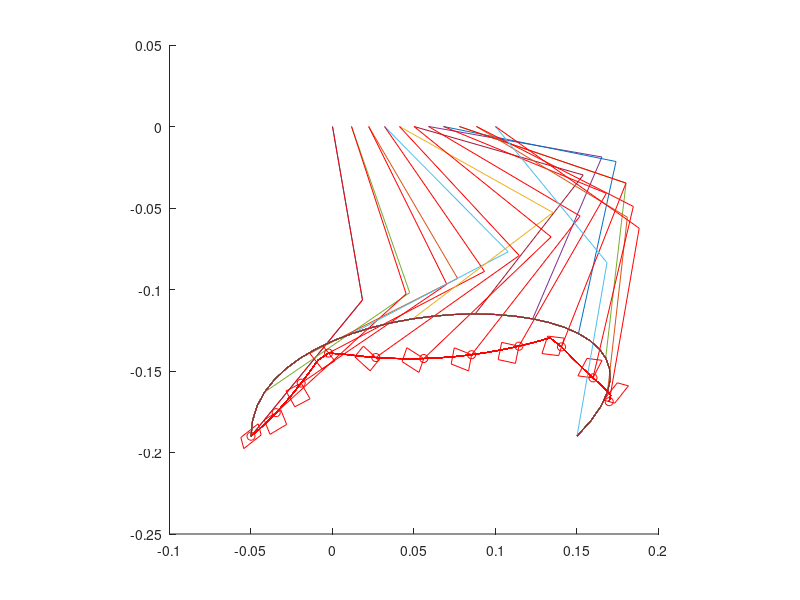

Here is the MATLAB script that generated this plot:
clear;
clf;

%parameter
height = 0.19 % (m)
stroke = 0.20 % (m)
motor_velocity = 4.81 % (rad/s) 46rpm
l1 = 0.108 % (m) length of link
l2 = 0.108
ratio = 0.05; % display
P = [0, 0; 0, 0.1; 0.3, 0.1; stroke, 0.0];
period = 0.30 % (s)
cog = 0.3 % (m) center of gravity

%parameter low
%stroke = 0.10 % (m)
%P = [0, 0; 0, 0.06; 0.17, 0.06; stroke, 0.0];

function [t1, t2] = inverse_kinematics(x, y, l1, l2)
  l = sqrt(x^2+y^2);
  t1 = t2 = 0;
  if (l <= (l1+l2))
    t1 = atan2(y,x) + acos((l1^2+l^2-l2^2)/(2*l2*l));
    t2 = pi + acos((l1^2+l2^2-l^2)/(2*l1*l2)) + t1;
  endif
endfunction

function [x, y] = bezier(P, t)
  B =[(1-t)^3, 3*t*(1-t)^2, 3*t^2*(1-t), t^3];
  X = B * P;
  x = X(1);
  y = X(2);
endfunction

function [xd, yd] = bezier_d(P, t)
  Bd =[-3*(1-t)^2, 3*(1-t)^2-6*t*(1-t), 6*t*(1-t)-3*t^2, 3*t^2];
  Xd = Bd * P;
  xd = Xd(1);
  yd = Xd(2);
endfunction

xr = -stroke/4;
yr = -height;
[t1r, t2r] = inverse_kinematics(xr, yr, l1, l2);

i = 0;
dt = 0.01;
g = 9.8;
Tc = sqrt(cog/g)
x0 = -stroke/4;
v0 = stroke/4*(cosh(period/Tc)+1)/(Tc*sinh(period/Tc))

for t = 0.0: dt/period: period/period
  [xt, yt] = bezier(P, t);
  x = xt - stroke/4;
  y = yt - height;

  sup_leg_pos = x0 * cosh(t * period / Tc) + Tc * v0 * sinh(t * period / Tc) - x0;
  [t1, t2] = inverse_kinematics(x - sup_leg_pos, y, l1, l2);
  t1r = t1r + max([min([t1 - t1r, motor_velocity * dt]), -motor_velocity * dt]);
  w1r = -max([min([(t1 - t1r) / dt, motor_velocity]), -motor_velocity])/motor_velocity;
  t2r = t2r + max([min([t2 - t2r, motor_velocity * dt]), -motor_velocity * dt]);
  w2r = -max([min([(t2 - t2r) / dt, motor_velocity]), -motor_velocity])/motor_velocity;
  tor = [w1r-1 w1r-1 w1r+1 w1r+1 w1r-1; w2r-1 w2r+1 w2r+1 w2r-1 w2r-1];

  if (t1 != 0 || t2 != 0)
    i = i + 1;
    x1 = l1 * cos(t1);
    y1 = l1 * sin(t1);
    x2 = l1 * cos(t2) + x1;
    y2 = l1 * sin(t2) + y1;
    arm_x(i,:) = [sup_leg_pos x1 + sup_leg_pos x2 + sup_leg_pos];
    arm_y(i,:) = [0 y1 y2];
    xdp(i) = x2 + sup_leg_pos;
    ydp(i) = y2;
    x1r = l1 * cos(t1r);
    y1r = l1 * sin(t1r);
    x2r = l2 * cos(t2r) + x1r;
    y2r = l2 * sin(t2r) + y1r;
    arm_xr(i,:) = [sup_leg_pos x1r+sup_leg_pos x2r+sup_leg_pos];
    arm_yr(i,:) = [0 y1r y2r];
    xdpr(i) = x2r + sup_leg_pos;
    ydpr(i) = y2r;
    jaco = [-l1*sin(t1) -l2*sin(t2); l1*cos(t1) l2*cos(t2)];
	m = jaco' * tor;
	mx(i,:) = m(1,:) * ratio + x2r + sup_leg_pos;
	my(i,:) = m(2,:) * ratio + y2r;
    px(i) = x2r + sup_leg_pos;
    py(i) = y2r;
  endif
endfor

hold on;
axis([-0.10,0.20,-0.25,0.05],"square");
for n = 1:i
  if (mod(n - 1, 3) == 0)
    plot(arm_x(n,:), arm_y(n,:));
    plot(arm_xr(n,:), arm_yr(n,:), "r");
    plot(mx(n,:), my(n,:), "r");
    plot(px(n), py(n), ".or");
  endif
  plot(xdp, ydp);
  plot(xdpr, ydpr, "r");
end
hold off;

